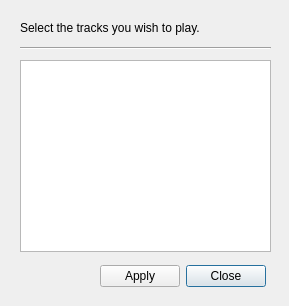
<?xml version="1.0" encoding="UTF-8"?>
<ui version="4.0">
 <class>Dialog</class>
 <widget class="QDialog" name="Dialog">
  <property name="geometry">
   <rect>
    <x>0</x>
    <y>0</y>
    <width>289</width>
    <height>306</height>
   </rect>
  </property>
  <property name="windowTitle">
   <string>Dialog</string>
  </property>
  <widget class="QDialogButtonBox" name="buttonBox_apply">
   <property name="geometry">
    <rect>
     <x>100</x>
     <y>260</y>
     <width>191</width>
     <height>32</height>
    </rect>
   </property>
   <property name="layoutDirection">
    <enum>Qt::RightToLeft</enum>
   </property>
   <property name="orientation">
    <enum>Qt::Horizontal</enum>
   </property>
   <property name="standardButtons">
    <set>QDialogButtonBox::Apply|QDialogButtonBox::Close</set>
   </property>
  </widget>
  <widget class="QListWidget" name="listWidget_tracks">
   <property name="geometry">
    <rect>
     <x>20</x>
     <y>60</y>
     <width>251</width>
     <height>192</height>
    </rect>
   </property>
  </widget>
  <widget class="Line" name="line">
   <property name="geometry">
    <rect>
     <x>20</x>
     <y>40</y>
     <width>251</width>
     <height>16</height>
    </rect>
   </property>
   <property name="orientation">
    <enum>Qt::Horizontal</enum>
   </property>
  </widget>
  <widget class="QLabel" name="label_title">
   <property name="geometry">
    <rect>
     <x>20</x>
     <y>20</y>
     <width>251</width>
     <height>16</height>
    </rect>
   </property>
   <property name="text">
    <string>Select the tracks you wish to play.</string>
   </property>
  </widget>
 </widget>
 <resources/>
 <connections>
  <connection>
   <sender>buttonBox_apply</sender>
   <signal>accepted()</signal>
   <receiver>Dialog</receiver>
   <slot>accept()</slot>
   <hints>
    <hint type="sourcelabel">
     <x>248</x>
     <y>254</y>
    </hint>
    <hint type="destinationlabel">
     <x>157</x>
     <y>274</y>
    </hint>
   </hints>
  </connection>
  <connection>
   <sender>buttonBox_apply</sender>
   <signal>rejected()</signal>
   <receiver>Dialog</receiver>
   <slot>reject()</slot>
   <hints>
    <hint type="sourcelabel">
     <x>316</x>
     <y>260</y>
    </hint>
    <hint type="destinationlabel">
     <x>286</x>
     <y>274</y>
    </hint>
   </hints>
  </connection>
 </connections>
</ui>
